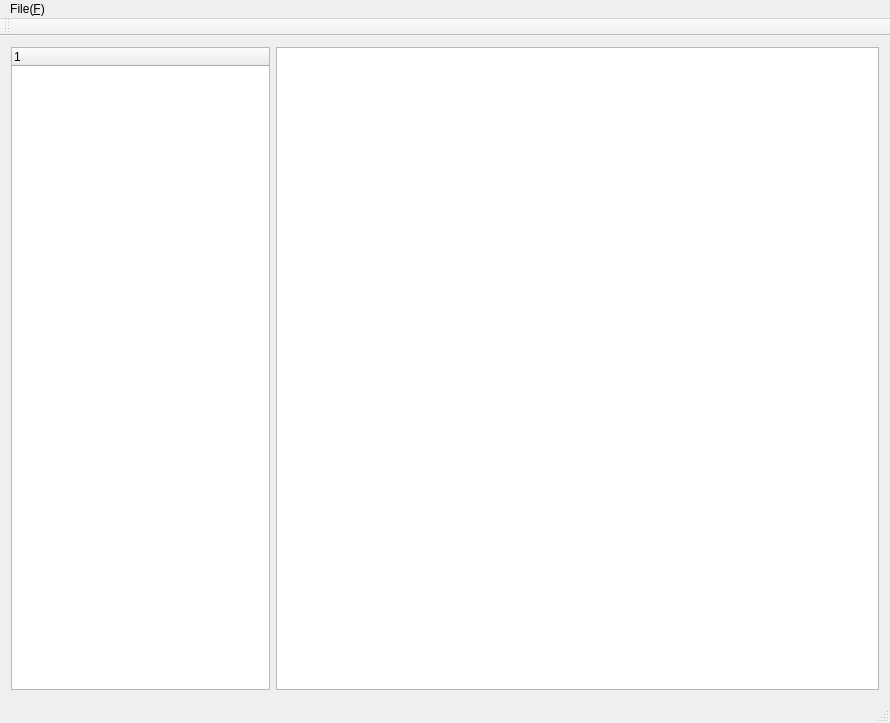
<?xml version="1.0" encoding="UTF-8"?>
<ui version="4.0">
 <class>arscClass</class>
 <widget class="QMainWindow" name="arscClass">
  <property name="geometry">
   <rect>
    <x>0</x>
    <y>0</y>
    <width>890</width>
    <height>723</height>
   </rect>
  </property>
  <property name="windowTitle">
   <string>arsc</string>
  </property>
  <widget class="QWidget" name="centralWidget">
   <layout class="QVBoxLayout" name="verticalLayout">
    <item>
     <layout class="QHBoxLayout" name="horizontalLayout">
      <item>
       <widget class="QTreeWidget" name="treeWidget">
        <property name="sizePolicy">
         <sizepolicy hsizetype="Expanding" vsizetype="Expanding">
          <horstretch>3</horstretch>
          <verstretch>0</verstretch>
         </sizepolicy>
        </property>
        <column>
         <property name="text">
          <string notr="true">1</string>
         </property>
        </column>
       </widget>
      </item>
      <item>
       <widget class="QTableWidget" name="tableWidget">
        <property name="sizePolicy">
         <sizepolicy hsizetype="Expanding" vsizetype="Expanding">
          <horstretch>7</horstretch>
          <verstretch>0</verstretch>
         </sizepolicy>
        </property>
       </widget>
      </item>
     </layout>
    </item>
   </layout>
  </widget>
  <widget class="QMenuBar" name="menuBar">
   <property name="geometry">
    <rect>
     <x>0</x>
     <y>0</y>
     <width>890</width>
     <height>26</height>
    </rect>
   </property>
   <widget class="QMenu" name="menuFile_F">
    <property name="title">
     <string>File(&amp;F)</string>
    </property>
    <addaction name="actionOpen"/>
   </widget>
   <addaction name="menuFile_F"/>
  </widget>
  <widget class="QToolBar" name="mainToolBar">
   <attribute name="toolBarArea">
    <enum>TopToolBarArea</enum>
   </attribute>
   <attribute name="toolBarBreak">
    <bool>false</bool>
   </attribute>
  </widget>
  <widget class="QStatusBar" name="statusBar"/>
  <action name="actionOpen">
   <property name="text">
    <string>Open(Alt + O)</string>
   </property>
   <property name="shortcut">
    <string>Ctrl+O</string>
   </property>
  </action>
 </widget>
 <layoutdefault spacing="6" margin="11"/>
 <resources>
  <include location="arsc.qrc"/>
 </resources>
 <connections/>
</ui>
